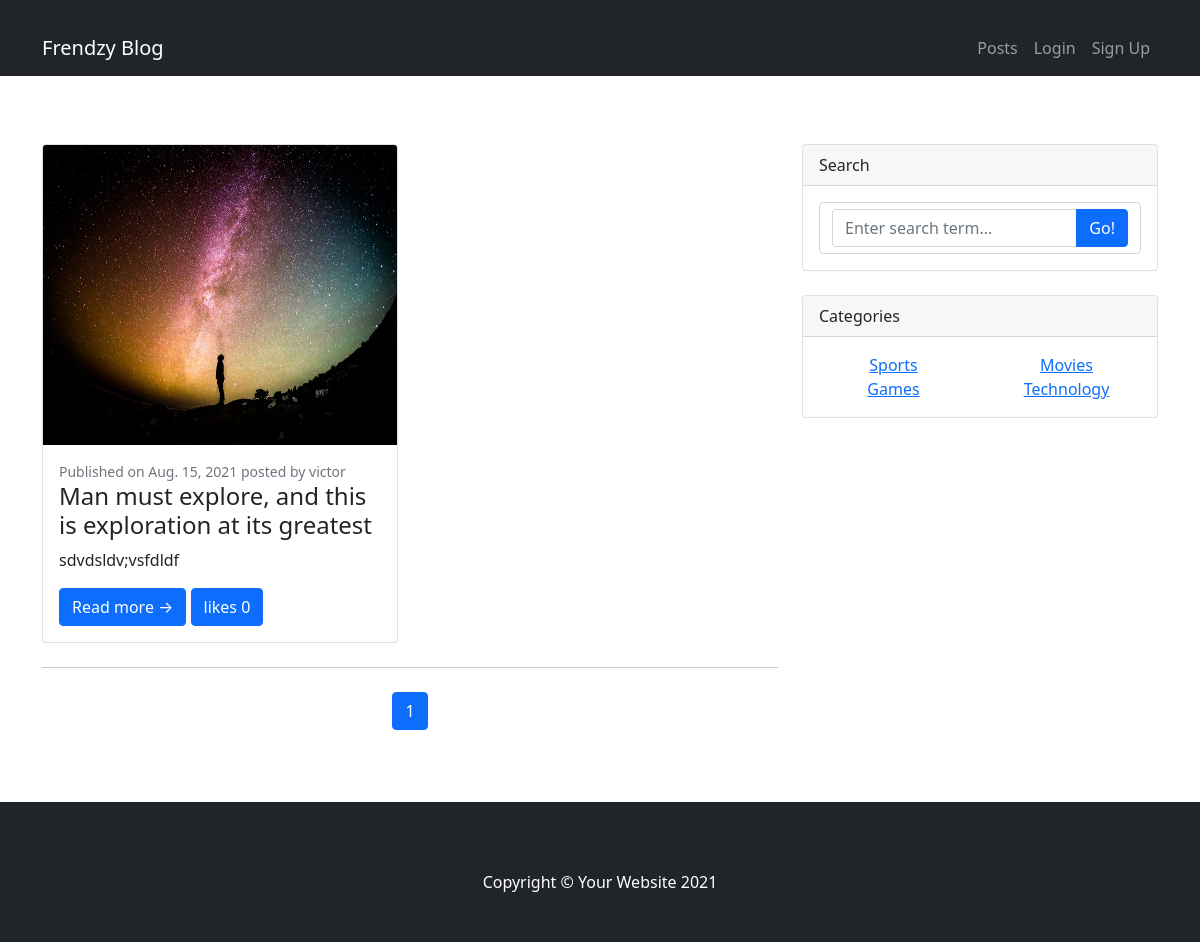
The page / on the database its author committed.
### blog/models.py (models this page shows, shortened)
class Post(models.Model):
    author = models.ForeignKey(User, on_delete=models.CASCADE)
    title = models.CharField(max_length=200)
    content = models.TextField()
    slug = models.SlugField(allow_unicode=True, unique=True, blank=True)
    image = models.ImageField(default='post.jpg', upload_to='post_pics/')
    created_date = models.DateField(default=timezone.now)
    published_date = models.DateField(blank=True, null=True)
    category = models.ForeignKey('blog.category', on_delete=models.CASCADE)
    likes = models.ManyToManyField(User, related_name="post_like")

class Category(models.Model):
    name = models.CharField(max_length=200, unique=True)
    slug = models.SlugField(allow_unicode=True, unique=True, blank=True)
    class Meta:
        verbose_name_plural = 'Categories'

### blog/views.py (the view)
# urls.py: path('', views.PostListView.as_view(), name='post_list'),
class PostListView(CategoryMixin, ListView):
    context_object_name = 'posts'
    model = Post
    paginate_by = 8
    template_name = 'blog/post_list.html'
    def get_context_data(self, **kwargs):
        context = super(PostListView, self).get_context_data(**kwargs)
        posts = Post.objects.all()
        return context
    def get_queryset(self):
        return Post.objects.filter(published_date__lte=timezone.now()).order_by('-published_date')

### blog/views.py (called while the page is built)
    def get_categories(self):
        return Category.objects.all()

    def get_context_data(self, **kwargs):
        context = super(CategoryMixin, self).get_context_data(**kwargs)
        context['categories'] = self.get_categories()
        return context

### blog/templates/blog/post_list.html (shortened to what this page needs)
{% extends 'blog/base.html' %}
{% block content %}
<div class="row">
    {% for post in posts %}
    <div class="col-lg-6">
        <div class="card mb-4">
            {% if post.image %}
            <a href="#!"><img class="card-img-top" src="{{ post.image.url }}" height="300px" width="850px" alt="..." /></a>
            {% else %}
            <a href="#!"><img class="card-img-top" src="https://dummyimage.com/700x350/dee2e6/6c757d.jpg" alt="..." /></a>
            {% endif %}
            <div class="card-body">
                <div class="small text-muted">Published on {{ post.published_date }} posted by {{ post.author.username }}</div>
                <h2 class="card-title h4">{{ post.title }}</h2>
                <p class="card-text">{{ post.content|safe|truncatechars:200 }}</p>
                <a class="btn btn-primary" href="{% url 'post_detail' slug=post.slug %}">Read more →</a>
                <a class="btn btn-primary" href="{% url 'like_post' slug=post.slug %}">likes {{ post.likes.count }}</a>
            </div>
        </div>
    </div>
    {% empty %}
    <div class="card mb-4">
        <div class="card-body">
            <h2 class="card-title">No posts to display</h2>
        </div>
    </div>
    {% endfor %}
</div>
{% if posts %}
<nav aria-label="Pagination">
    <hr class="my-0" />
    <ul class="pagination justify-content-center my-4">
        <li class="page-item active" aria-current="page"><a class="page-link" href="?page={{ page_obj.number }}">{{ page_obj.number }}</a></li>
    </ul>
</nav>
{% endif %}
{% endblock %}

### blog/templates/blog/base.html (shortened to what this page needs)
<!DOCTYPE html>
{% load static %}
<html lang="en">
    <head>
        <link href="{% static 'css/styles.css' %}" rel="stylesheet" />
    </head>
    <body>
        <nav class="navbar navbar-expand-lg navbar-dark bg-dark">
            <div class="container">
                {% if user.username %}
                <a class="navbar-brand" href="#!">{{ user.username|title }}'s Blog</a>
                {% else %}
                <a class="navbar-brand" href="#!">Frendzy Blog</a>
                {% endif %}
                <div class="collapse navbar-collapse" id="navbarSupportedContent">
                    <ul class="navbar-nav ms-auto mb-2 mb-lg-0">
                        <li class="nav-item"><a class="nav-link" href="{% url 'post_list' %}">Posts</a></li>
                        {% if user.is_authenticated %}
                        <li class="nav-item"><a class="nav-link" href="{% url 'accounts:logout' %}">Logout</a></li>
                        <li class="nav-item"><a class="nav-link active" aria-current="page" href="{% url 'dashboard' %}">Dashboard</a></li>
                        {% else %}
                        <li class="nav-item"><a class="nav-link" href="{% url 'accounts:login' %}">Login</a></li>
                        <li class="nav-item"><a class="nav-link" href="{% url 'accounts:signup' %}">Sign Up</a></li>
                        {% endif %}
                    </ul>
                </div>
            </div>
        </nav>
        <div class="container">
            <div class="row py-5">
                <div class="col-lg-8">
                    {% block content %}{% endblock %}
                </div>
                <div class="col-lg-4">
                    <div class="card mb-4">
                        <div class="card-header">Search</div>
                        <div class="card-body">
                            <form class="form-control" method="GET" action="{% url 'search_result' %}">
                            <div class="input-group">
                                <input class="form-control" name="q" type="text" placeholder="Enter search term..." aria-label="Enter search term..." aria-describedby="button-search" />
                                <button class="btn btn-primary" id="button-search" type="submit">Go!</button>
                            </div>
                            </form>
                        </div>
                    </div>
                    <div class="card mb-4">
                        <div class="card-header">Categories</div>
                        <div class="card-body">
                            <div class="row">
                                {% for category in categories %}
                                <div class="col-sm-6 text-center">
                                    <ul class="list-unstyled mb-0">
                                        <li><a href="{% url 'category_detail' slug=category.slug %}">{{ category.name }}</a></li>
                                    </ul>
                                </div>
                                {% endfor %}
                            </div>
                        </div>
                    </div>
                </div>
            </div>
        </div>
        <footer class="py-5 bg-dark">
            <div class="container"><p class="m-0 text-center text-white">Copyright &copy; Your Website 2021</p></div>
        </footer>
    </body>
</html>

### rows shown on the page
Post: image (picture), published_date "Aug. 15, 2021", author.username "victor", title "Man must explore, and this is exploration at its greatest", content "sdvdsldv;vsfdldf", likes.count "0"
Category: name "Sports"
Category: name "Movies"
Category: name "Games"
Category: name "Technology"

### other values the page prints
{{ page_obj.number }} "1"
